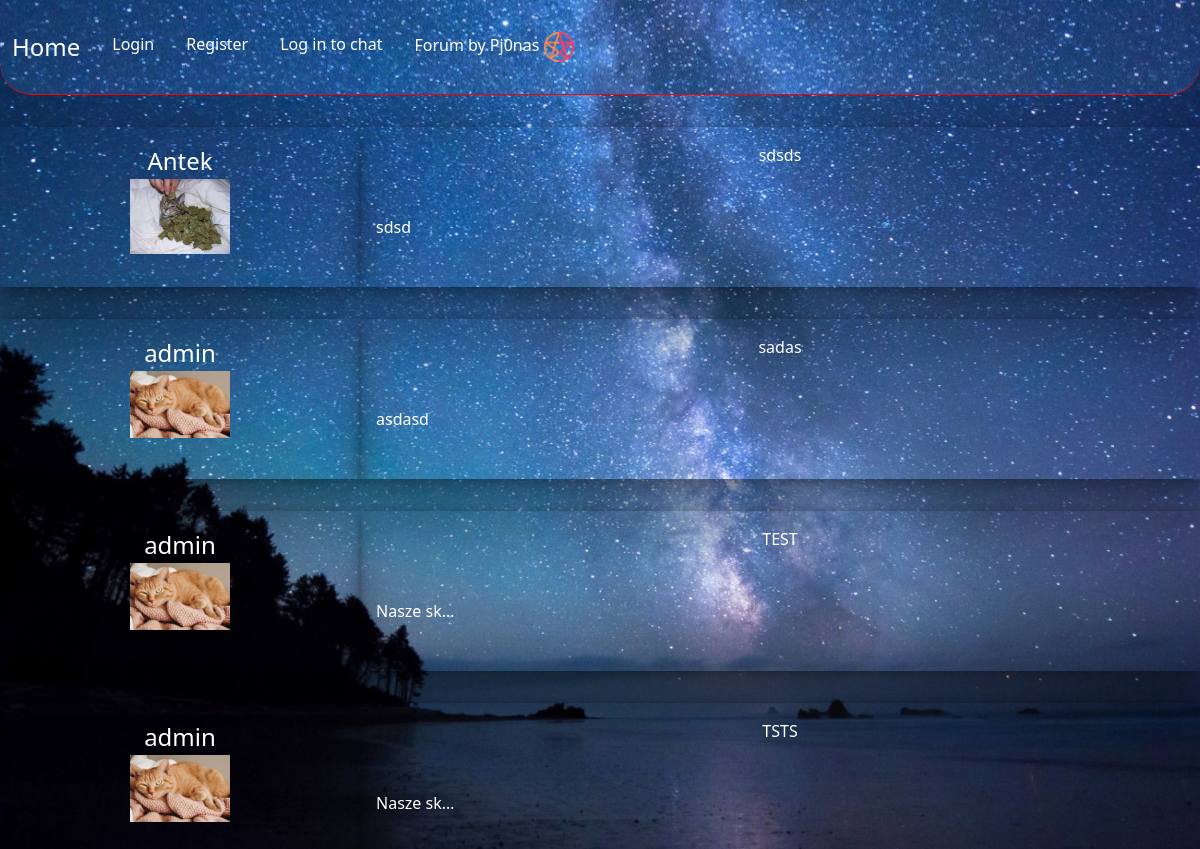
The page / on the database its author committed.
### posts/models.py (models this page shows)
class Post(models.Model):
    profile = models.ForeignKey(Profile, on_delete=models.CASCADE)
    title = models.CharField(max_length=100)
    text = models.CharField(max_length=100000)
    created_at = models.DateTimeField(default=datetime.now, blank=True)
    gay_or_nah = models.BooleanField(default=True)

### profiles/models.py (models this page shows, shortened)
class Profile(models.Model):
    user = models.OneToOneField(User, on_delete=models.CASCADE)
    avatar = models.ImageField(upload_to="profile_images", default="default.jpg")
    bio = models.CharField(max_length=200,blank=True)
    avatar2 = ImageSpecField(source='avatar',
                                  processors=[ResizeToFill(600, 400)])

### posts/views.py (the view)
# urls.py: path('', views.index, name='index'),
def index(request):
    profiles = Profile.objects.all()
    posts = Post.objects.all()
    return render(request, 'index.html', {'posts': posts,'profiles':profiles})

### templates/index.html (shortened to what this page needs)
{% load static %}
<!DOCTYPE html>
<html lang="en">
<head>
    <link href="https://cdn.jsdelivr.net/npm/bootstrap@5.1.1/dist/css/bootstrap.min.css" rel="stylesheet">
</head>
<body class="preload">
    <div id="background11">
     <nav class="navbar navbar-expand-lg navbar-light"id="navbar">
        <div class="container-fluid ">
          <a class="navbar-brand" href="/" style=" color: white; font-size: 1.5rem; ">Home</a>
          <div  class="navbar collapse navbar-collapse" id="navbarNavAltMarkup">
            <div class="navbar-nav">
              {% if user.is_authenticated %}
              <a id="login" href="logout">Logout</a>
               <a href="posting" id="login">Post</a>
               <a id="login"> Welcome {{ user.username }}</a>
              <a href="/profilecheck/{{user.profile.user}}/{{user.id}}">
               <img id="avatar" class="navbar-brand" src=" {{user.profile.avatar2.url}} " style="max-width: 15%;">
              </a>
                {% else %}
                <a  href="login" id="login">Login</a>
                <a   href="register" id="login">Register</a>
              {% endif %}
              {% if user.is_authenticated %}
              <a href="chat"  id="login">Chat</a>
              {% else %}
              <p   id="login">Log in to chat </p>
              {% endif %}
              <p id="login">
                Forum by Pj0nas
                <img src="/static/image/pentafrajer.png" style="max-width: 30px; max-height: 30px;"></img>
              </p>
            </div>
        </div>
      </nav>
    </div>
  {% for post in posts %}
<div id="postview">
    <div id="user">{{post.profile.user.username}}
       <div>    <img src="{{post.profile.avatar.url}}" style="max-width: 100px; z-index: -199;"></img>  </div>
    </div>
    <div id="post">
        <p class="inside2">{{post.title}}</p>
        <p class="inside3">{{post.text|truncatechars:9}}</p>
    </div>
</div>
{% endfor %}
</body>
</html>

### templates/index.html (style rules this page uses)
body { background: url(/static/image/R.jpg) no-repeat center center fixed; -webkit-background-size: cover; -moz-background-size: cover; -o-background-size: cover; background-size: cover; }
* { box-sizing: border-box; margin: 0; padding: 0; }
#navbar { border-bottom: 1px; border-bottom-style: solid; border-bottom-color: red; border-bottom-left-radius: 2rem; border-bottom-right-radius: 2rem; }
#background11 { width: auto; }
#login { text-decoration: none; color: white; margin: 1rem; font-size: 1rem; float: left; }
html,body { height: 100%; margin: 0; }
.inside2 { text-align: center; }
.inside3,.inside2 { font-size: 1rem; padding: 1rem; }
#postview { position:relative; font-size: 1.5rem; color: white; width: 100%; margin-top: 2rem; white-space: nowrap; display: flex; height: 20%; }
#user { padding: 1rem; text-align: center; display: block; width: 30%; height: 100%; box-shadow: rgba(0, 0, 0, 0.25) 0px 54px 55px, rgba(0, 0, 0, 0.12) 0px -12px 30px, rgba(0, 0, 0, 0.12) 0px 4px 6px, rgba(0, 0, 0, 0.17) 0px 12px 13px, rgba(0, 0, 0, 0.09) 0px -3px 5px; }
#post { float: right; width: 70%; height: 100%; box-shadow: rgba(0, 0, 0, 0.25) 0px 54px 55px, rgba(0, 0, 0, 0.12) 0px -12px 30px, rgba(0, 0, 0, 0.12) 0px 4px 6px, rgba(0, 0, 0, 0.17) 0px 12px 13px, rgba(0, 0, 0, 0.09) 0px -3px 5px; }
#navbar { z-index: 1; background: url(/static/image/R.jpg) no-repeat center center fixed; width: 100%; position: sticky; }

### rows shown on the page
Post: profile.user.username "Antek", profile.avatar (placeholder picture), title "sdsds", text "sdsd"
Post: profile.user.username "admin", profile.avatar (picture), title "sadas", text "asdasd"
Post: profile.user.username "admin", profile.avatar (picture), title "TEST", text "Nasze sk…"
Post: profile.user.username "admin", profile.avatar (picture), title "TSTS", text "Nasze sk…"
